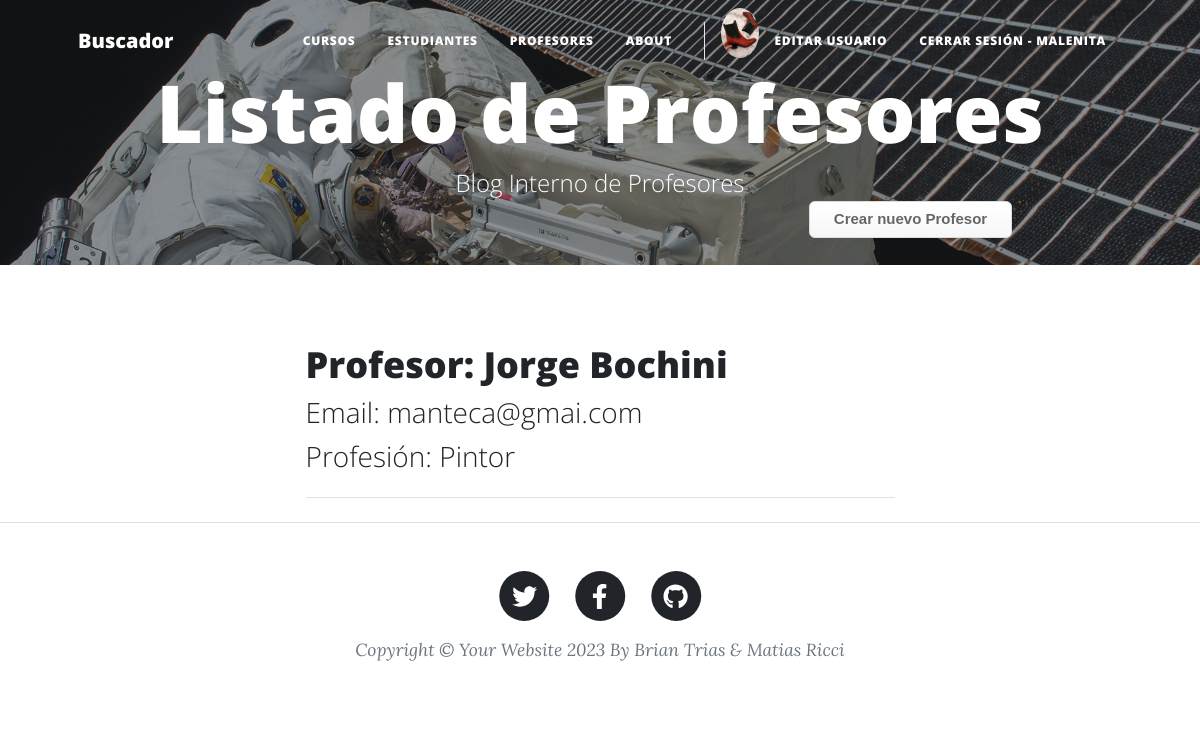
/profesor/profesors (signed in), run on an earlier commit of the app's database.
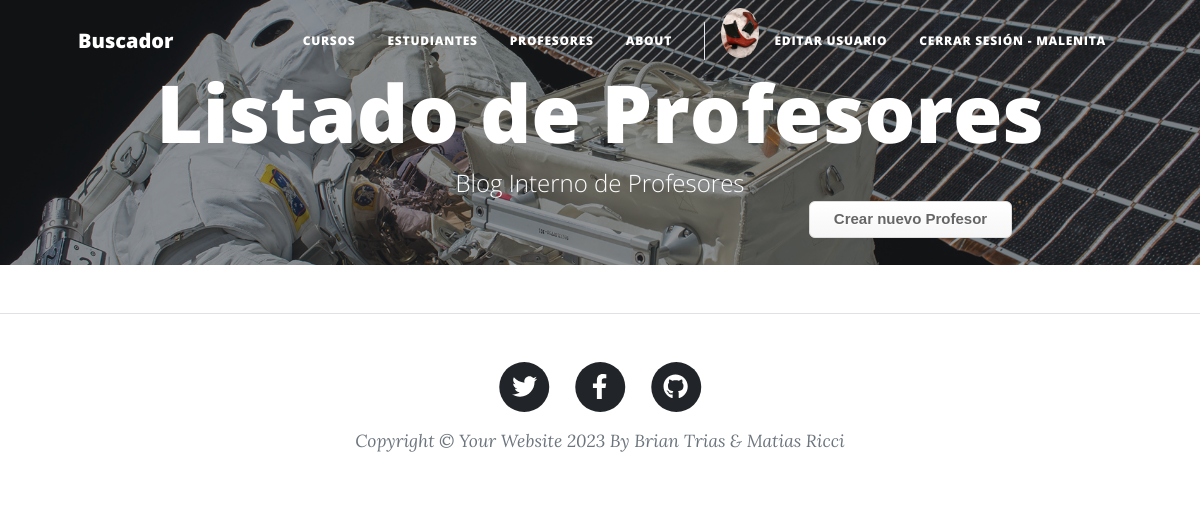
And on a later commit of the database.
### profesor/models.py (models this page shows, shortened)
class Profesor(models.Model):
    name = models.CharField(max_length=40)
    last_name = models.CharField(max_length=40)
    email = models.EmailField()
    profession = models.CharField(max_length=40)

### profesor/views.py (the view)
# urls.py: path("profesors", views.ProfesorListView.as_view(), name="profesor-list"),
class ProfesorListView(ListView):
    model = Profesor
    paginate_by = 3

### home/context_processors.py (called while the page is built)
def avatar_context(request):
    avatar_url = None
    if request.user.is_authenticated:
        avatars = Avatar.objects.filter(user=request.user.id)
        if avatars.exists():
            avatar_url = avatars[0].image.url
    return {"avatar_url": avatar_url}

### profesor/templates/profesor/profesor_list.html (shortened to what this page needs)
{% extends "home/index.html" %}
{% load static %}
{% block my_blog_header %}
    <header class="masthead" style="background-image: url('/static/home/assets/img/post-bg.jpg')">
        <div class="container position-relative px-4 px-lg-5">
            <div class="row gx-4 gx-lg-5 justify-content-center">
                <div class="col-md-15 col-lg-16 col-xl-14">
                    <div class="site-heading">
                        <h1>Listado de Profesores</h1>
                        <span class="subheading">Blog Interno de Profesores</span>
                    </div>
                </div>
            </div>
            <a class="button_custom" href="{% url 'profesor:profesor-add' %}">Crear nuevo Profesor</a>
        </div>
    </header>
{% endblock %}
{% block my_blog_content %}
    {% for profesor in profesor_list %}
        <div class="post-preview">
            <a href="{% url 'profesor:profesor-detail' profesor.id %}">
                <h2 class="post-title">Profesor: {{ profesor.name }}  {{ profesor.last_name }}</h2>
                <h3 class="post-subtitle">Email: {{ profesor.email }}</h3>
                <h3 class="post-subtitle">Profesión: {{ profesor.profession }}</h3>
            </a>
        </div>
        <hr class="my-4" />
    {% endfor %}
{% endblock %}

What changed in the data, as far as the page shows it:
removed Profesor: name "Jorge", last_name "Bochini", email "manteca@gmai.com", profession "Pintor"
